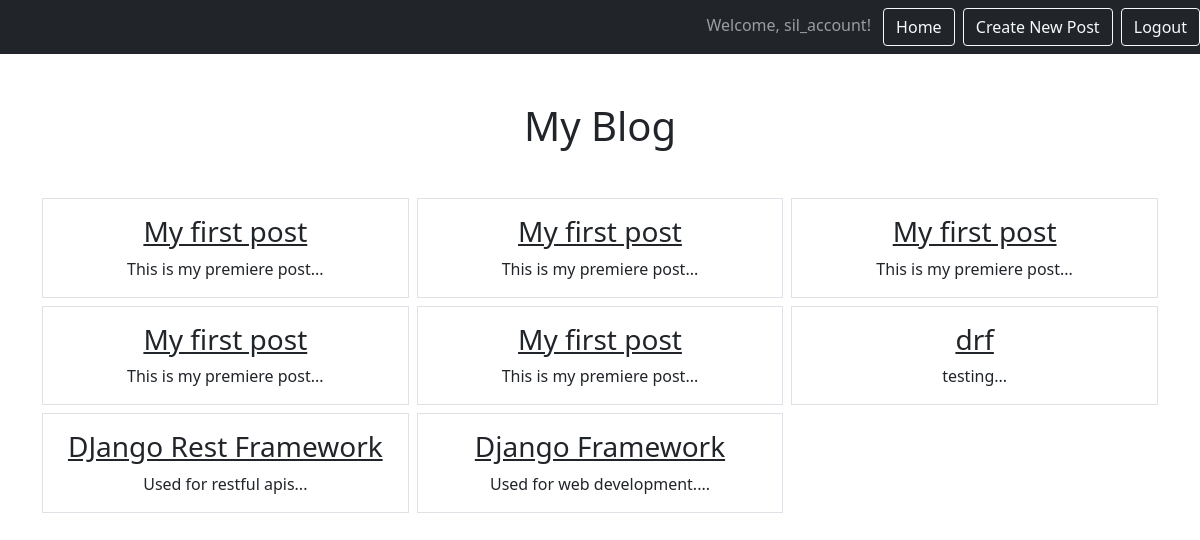
The page /posts/blogs/ (signed in) on the database as committed earlier.
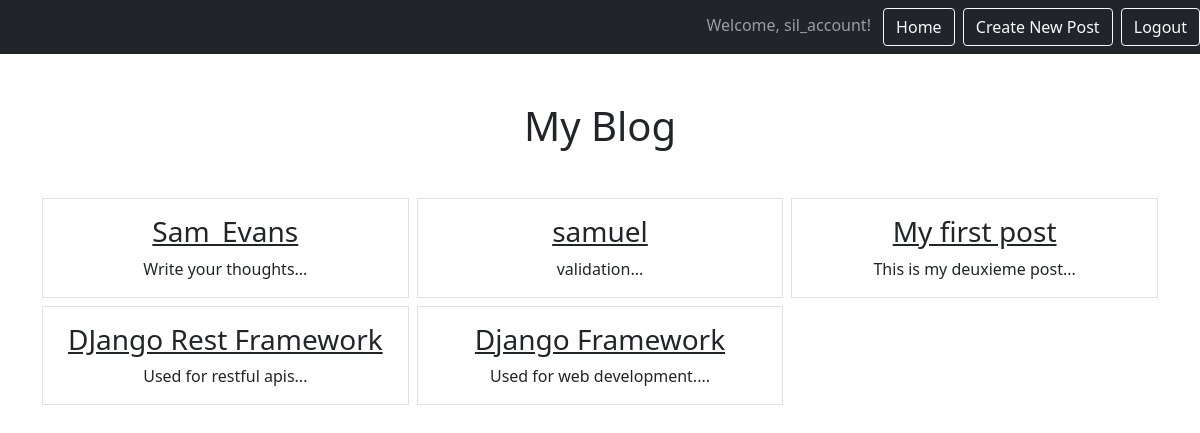
The same page on the database as committed later.
### app/models.py (models this page shows, shortened)
class Post(models.Model):
    title = models.CharField(max_length=100)
    content = models.TextField()
    likes = models.PositiveSmallIntegerField(default=0)
    created_at = models.DateTimeField(auto_now_add=True)
    user = models.ForeignKey(User, on_delete=models.CASCADE, related_name='posts')
    is_public = models.BooleanField(default=False)

### app/views.py (the view)
# urls.py: path('blogs/', views.PostListView.as_view(), name='posts'),
class PostListView(LoginRequiredMixin, ListView):
    model = Post
    template_name = 'posts/post_lists.html'
    context_object_name = 'Posts'
    def get_queryset(self):
        return self.request.user.posts.all().order_by('-created_at')

### app/templates/posts/post_lists.html
{% extends 'base.html' %}
{% block content %}
    <h1 class="my-5">My Blog</h1>
        <div class="row row-cols-3 g-2">
            {% for post in Posts %}
            <div class="col">
                <div class="p-3 border">
                    <a href="{% url 'posts.details' post.id %}" class="text-dark text-decoration-non">
                        <h3>{{post.title}}</h3>
                    </a>
                    {{post.content|slice:":100"}}...
                </div>
            </div>
            {% endfor %}
        </div>
{% endblock %}

### static/templates/base.html (shortened to what this page needs)
{% load static %}
<html>
    <head>
        <link href="https://cdn.jsdelivr.net/npm/bootstrap@5.0.2/dist/css/bootstrap.min.css" rel="stylesheet">
    </head>
    <body>
        <nav class="navbar navbar-expand-lg navbar-dark bg-dark">
            <div class="ms-auto">
                {% if user.is_authenticated %}
                    <span class="navbar-text me-2">Welcome, {{ user.username }}!</span>
                    <a href="{% url 'home' %}" class="btn btn-outline-light me-1">Home</a>
                    <a href="{% url 'posts.new' %}" class="btn btn-outline-light me-1">Create New Post</a>
                    <form method="post" action="{% url 'home.logout' %}" class="d-inline">
                        <button type="submit" class="btn btn-outline-light">Logout</button>
                    </form>
                {% else %}
                    <a href="{% url 'home.login' %}" class="btn btn-outline-light me-1">Login</a>
                    <a href="{% url 'home.signup' %}" class="btn btn-outline-light me-1">Sign Up</a>
                {% endif %}
            </div>
        </nav>
        <div class="my-5 text-center container">
            {% block content %}
            {% endblock %}
        </div>
    </body>
</html>

Rows that differ between the two databases and show on the page:
removed Post: title "My first post", content "This is my premiere post"
removed Post: title "My first post", content "This is my premiere post"
removed Post: title "My first post", content "This is my premiere post"
removed Post: title "My first post", content "This is my premiere post"
removed Post: title "drf", content "testing"
added Post: title "Sam_Evans", content "Write your thoughts"
added Post: title "samuel", content "validation"
changed Post "My first post": content "This is my premiere post" → "This is my deuxieme post"
